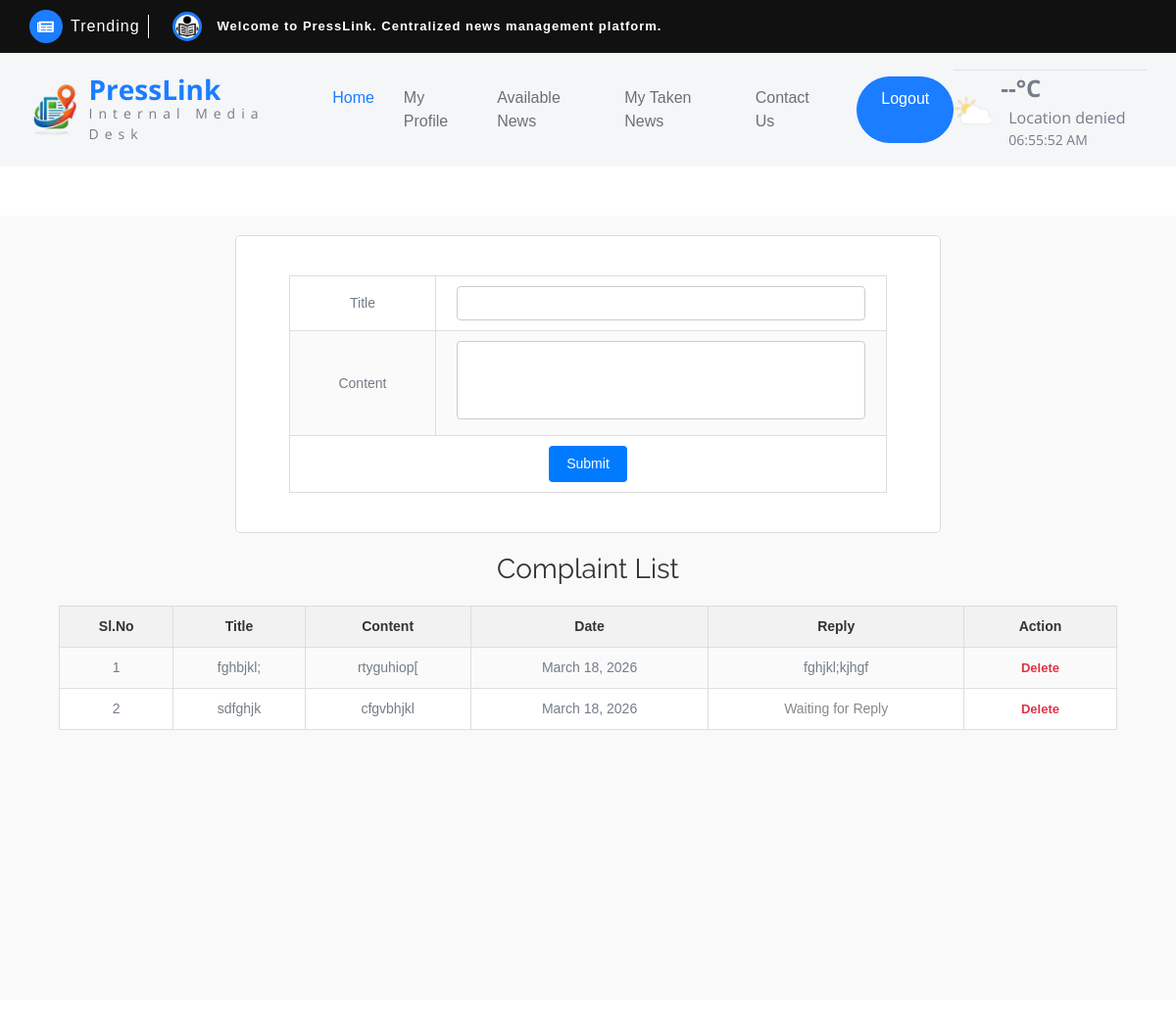
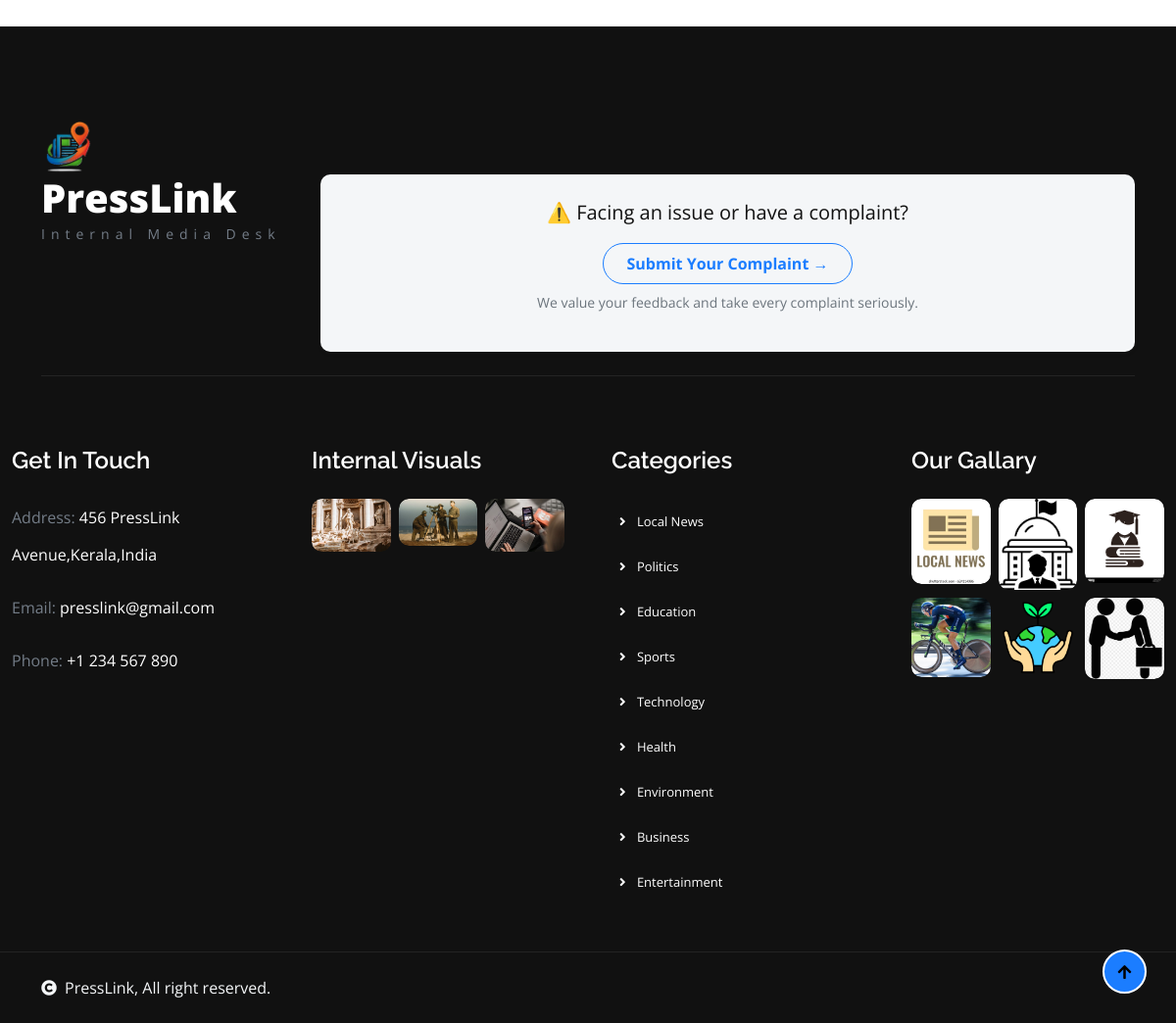
The app's page /Editor/Complaint/ (signed in) with its own data (2 pictures, top to bottom).
### User/models.py (models this page shows)
class tbl_complaint(models.Model):
    complaint_title=models.CharField(max_length=50)
    complaint_content=models.CharField(max_length=50)
    complaint_date=models.DateField(auto_now_add=True)
    complaint_reply=models.CharField(max_length=50,null=True)
    complaint_status=models.IntegerField(default=0)
    user_id=models.ForeignKey(tbl_user,on_delete=models.CASCADE,null=True)
    reporter_id=models.ForeignKey(tbl_reporter,on_delete=models.CASCADE,null=True)
    verifier_id=models.ForeignKey(tbl_verifier,on_delete=models.CASCADE,null=True)
    editor_id=models.ForeignKey(tbl_editor,on_delete=models.CASCADE,null=True)

### Editor/views.py (the view)
# urls.py: path('Complaint/',views.Complaint,name="Complaint"),
def Complaint(request):
    if "Eid" in request.session:
        editor = tbl_editor.objects.get(id=request.session["Eid"])
        complaintdata = tbl_complaint.objects.filter(editor_id=editor)
        if request.method == "POST":
            title = request.POST.get("txt_title")
            content = request.POST.get("txt_content")
            tbl_complaint.objects.create(
                complaint_title=title,
                complaint_content=content,
                editor_id=editor,
                complaint_date=datetime.now()
            )
            return render(request, "Editor/Complaint.html", {
                "msg": "Complaint Submitted",
                "complaintdata": complaintdata
            })
        else:
            return render(request, "Editor/Complaint.html", {"complaintdata": complaintdata})
    else:
        return redirect("Guest:Login")

### Editor/Templates/Editor/Complaint.html (shortened to what this page needs)
{% extends 'Editor/Header.html' %}
{% block content %}
<div class="page-wrapper">
    <form method="post" class="complaint-form">
        <table>
            <tr>
                <td>Title</td>
                <td><input type="text" required name="txt_title"></td>
            </tr>
            <tr>
                <td>Content</td>
                <td><textarea name="txt_content" required></textarea></td>
            </tr>
            <tr>
                <td colspan="2" align="center">
                    <input type="submit" value="Submit">
                </td>
            </tr>
        </table>
    </form>
    <h3>Complaint List</h3>
    <table>
        <tr>
            <th>Sl.No</th>
            <th>Title</th>
            <th>Content</th>
            <th>Date</th>
            <th>Reply</th>
            <th>Action</th>
        </tr>
        {% for i in complaintdata %}
        <tr>
            <td>{{ forloop.counter }}</td>
            <td>{{ i.complaint_title }}</td>
            <td>{{ i.complaint_content }}</td>
            <td>{{ i.complaint_date }}</td>
            <td>
                {% if i.complaint_reply %}
                    {{ i.complaint_reply }}
                {% else %}
                    <span style="color:#888;">Waiting for Reply</span>
                {% endif %}
            </td>
            <td>
                <a href="{% url 'Editor:delcomplaint' i.id %}">Delete</a>
            </td>
        </tr>
        {% empty %}
        <tr>
            <td colspan="6" align="center">No Complaints Found</td>
        </tr>
        {% endfor %}
    </table>
</div>
{% endblock %}

### Editor/Templates/Editor/Complaint.html (style rules this page uses)
.page-wrapper { min-height: 100vh; padding-top: 20px; font-family: Arial, sans-serif; background-color: #f9f9f9; }
h3 { color: #333; margin-top: 20px; margin-bottom: 15px; text-align: center; font-weight: normal; }
.complaint-form { width: 60%; margin: auto; background-color: #fff; padding: 20px; border-radius: 5px; border: 1px solid #ddd; }
input[type="text"], textarea { width: 95%; padding: 6px; border: 1px solid #ccc; border-radius: 4px; font-size: 14px; outline: none; }
textarea { height: 80px; resize: none; }
input[type="submit"] { background-color: #007bff; color: white; border: none; padding: 8px 18px; border-radius: 4px; cursor: pointer; font-size: 14px; }
table { width: 90%; margin: 20px auto; border-collapse: collapse; background-color: #fff; font-size: 14px; }
th, td { padding: 10px; border: 1px solid #ddd; text-align: center; }
th { background-color: #f2f2f2; font-weight: 600; color: #333; }
tr:nth-child(even) { background-color: #fafafa; }
a { text-decoration: none; color: #dc3545; font-weight: bold; padding: 4px 8px; border-radius: 4px; font-size: 13px; }

### records on screen
tbl_complaint: complaint_title "fghbjkl;", complaint_content "rtyguhiop[", complaint_date "March 18, 2026", complaint_reply "fghjkl;kjhgf"
tbl_complaint: complaint_title "sdfghjk", complaint_content "cfgvbhjkl", complaint_date "March 18, 2026", shows "Waiting for Reply"
